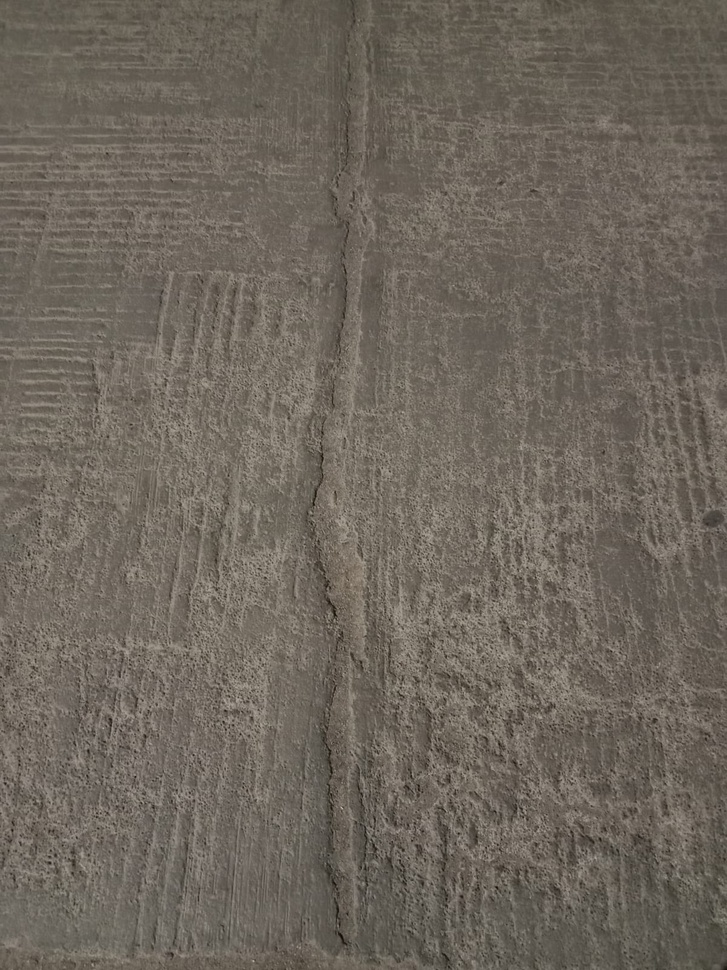
#> input picture sample_road_crack_images_for_static_detection/road 2.jpeg, 727 x 970 px, shrunk from 1200 x 1600 before the run; its folder holds only this picture in this run
$ python -i ROAD_CRACK_DETECTION_STATIC_ENHANCED_VERSION.py   (imports and definitions only)   (older library calls are emulated)
#> lines starting #> are read from the running program, lines starting #| are printed output that depends on the picture; after the words box and inside, x2 and y2 are one past the last pixel; in counts of white or black regions, pixels touching at a corner belong together
import cv2
import numpy as np
import os
import matplotlib.pyplot as plt

# Path to the folder containing road images
folder_path = r"C:\Users\HomeLaptop\OneDrive\Desktop\SRIDHAR\THIRD YEAR\SEM6\DIP\PROJECT\road_crack_images"

def detect_cracks(image_path):
    # Read the image
    image = cv2.imread(image_path)
#> image is the input picture: shape (970, 727, 3); mean B, G, R 92.7, 102.3, 109.9

    # Convert to Grayscale
    gray = cv2.cvtColor(image, cv2.COLOR_BGR2GRAY)

    # Compute Histogram (for visualization)
    hist = cv2.calcHist([gray], [0], None, [256], [0, 256])
#> hist = 256 values, max 20725 at index 99, min 0 at index 0, mean 2754.6

    # Apply Non-Local Means Denoising (Preserves small cracks)
    denoised = cv2.fastNlMeansDenoising(gray, None, 10, 7, 21)

    # Apply CLAHE (Contrast Limited Adaptive Histogram Equalization)
    clahe = cv2.createCLAHE(clipLimit=2.0, tileGridSize=(8, 8))
    clahe_enhanced = clahe.apply(denoised)

    # Apply Gaussian Blur to reduce small noise
    blurred = cv2.GaussianBlur(clahe_enhanced, (5, 5), 0)

    # Apply Canny Edge Detection
    edges = cv2.Canny(blurred, 50, 150)
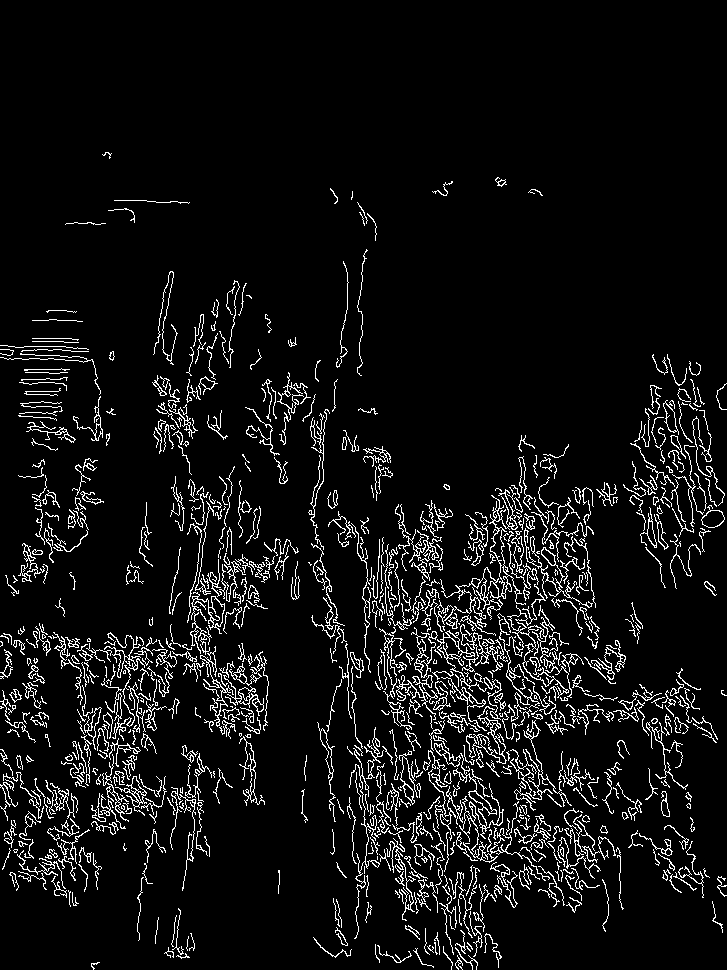
#> edges: shape (970, 727); 6.9% white in thin lines or dots, all inside (x1, y1, x2, y2) = (0, 152, 727, 970)

    # Apply Gabor Filtering for crack texture enhancement
    kernel_size = 31
    theta = np.pi / 4
    sigma = 5
    lamda = 10
    gamma = 0.5
    gabor_kernel = cv2.getGaborKernel((kernel_size, kernel_size), sigma, theta, lamda, gamma, 0, ktype=cv2.CV_32F)
    gabor_filtered = cv2.filter2D(clahe_enhanced, cv2.CV_8UC3, gabor_kernel)
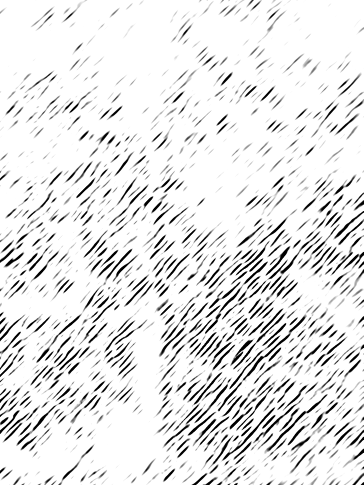
#> gabor_filtered: shape (970, 727) (shown at 1/2 size); min 0, max 255, mean 230.7

    # Apply Morphological Closing (Dilation -> Erosion) to enhance cracks
    kernel = np.ones((3, 3), np.uint8)
    closed = cv2.morphologyEx(edges, cv2.MORPH_CLOSE, kernel)
#> closed: shape (970, 727); 11.4% white; 125 white regions (8 under 20 px), largest, box (x1, y1, x2, y2) and area: (308, 409, 718, 970) 40158, (26, 466, 275, 835) 14876, (623, 354, 725, 589) 3531

    # Apply Otsu’s Thresholding
    _, otsu_threshold = cv2.threshold(clahe_enhanced, 0, 255, cv2.THRESH_BINARY + cv2.THRESH_OTSU)
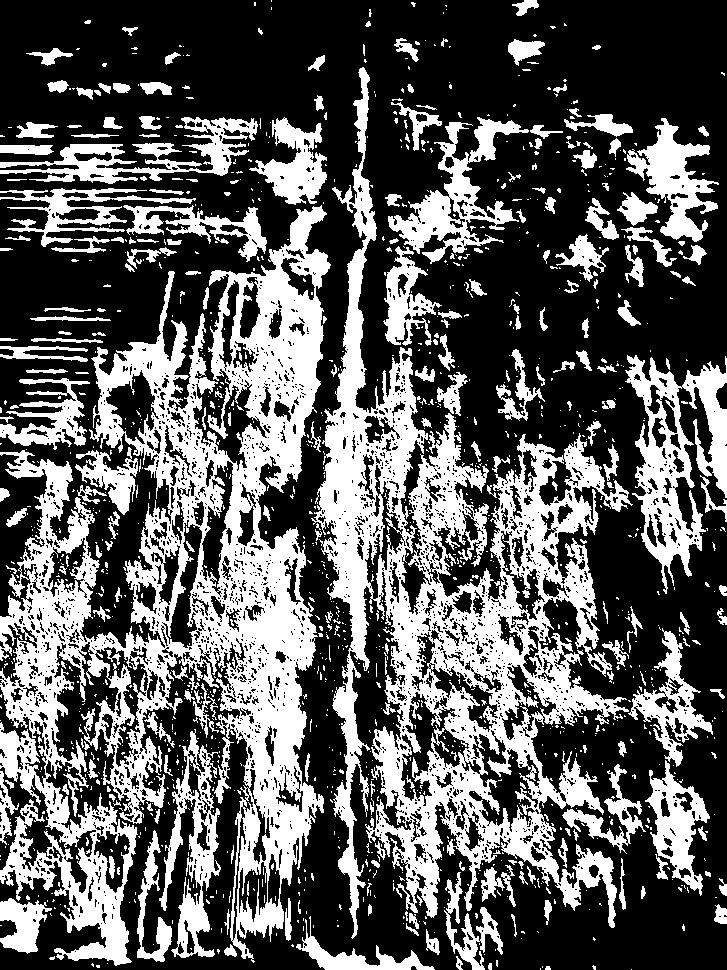
#> otsu_threshold: shape (970, 727); 35.8% white; 1421 white regions (1169 under 20 px), largest, box (x1, y1, x2, y2) and area: (0, 205, 331, 966) 88855, (311, 67, 633, 939) 73009, (625, 355, 727, 594) 9743

    # Apply Adaptive Thresholding (Better for uneven lighting)
    adaptive_thresh = cv2.adaptiveThreshold(clahe_enhanced, 255, cv2.ADAPTIVE_THRESH_GAUSSIAN_C, cv2.THRESH_BINARY, 11, 2)
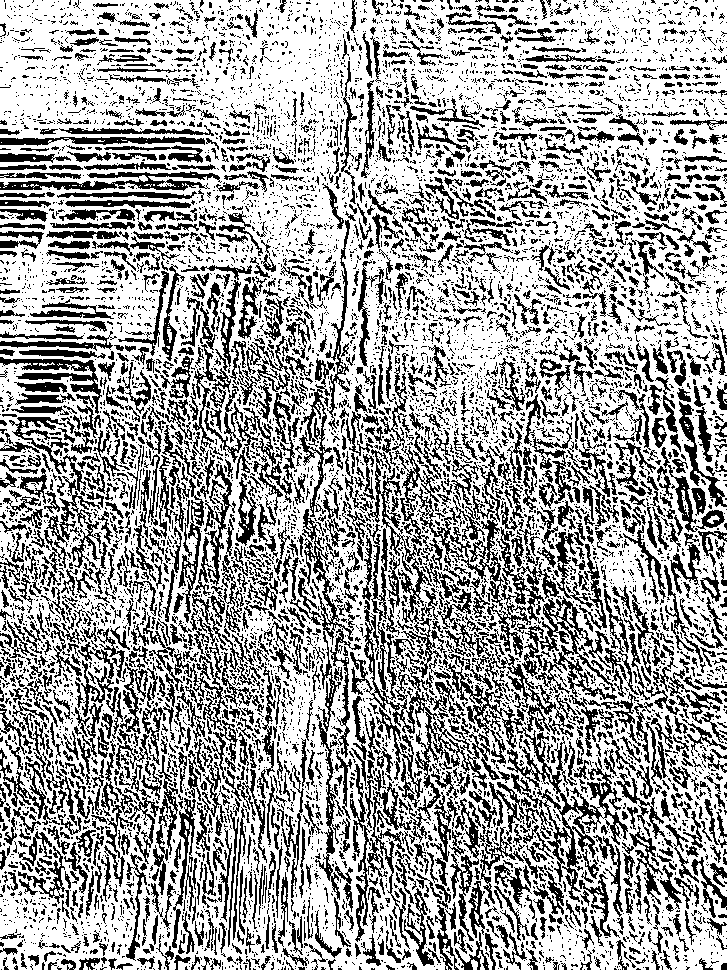
#> adaptive_thresh: shape (970, 727); 64.9% white; black in thin lines or dots

    # Apply Top-Hat & Bottom-Hat Transform (Highlight cracks)
    structuring_element = cv2.getStructuringElement(cv2.MORPH_RECT, (9, 9))
    top_hat = cv2.morphologyEx(clahe_enhanced, cv2.MORPH_TOPHAT, structuring_element)  # Highlights cracks
    bottom_hat = cv2.morphologyEx(clahe_enhanced, cv2.MORPH_BLACKHAT, structuring_element)  # Removes large shadows
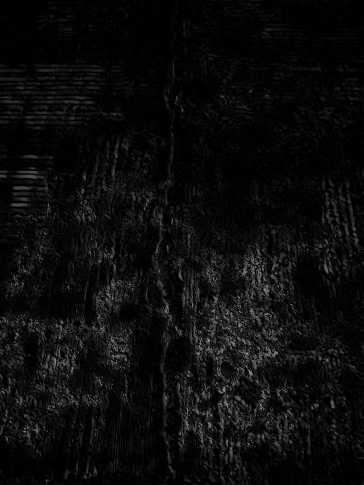
#> bottom_hat: shape (970, 727) (shown at 1/2 size); min 0, max 169, mean 11.6

    # Convert to Lab Color Space and extract L-channel
    lab = cv2.cvtColor(image, cv2.COLOR_BGR2LAB)
#> lab: shape (970, 727, 3); mean of channels 0, 1, 2 111.4, 129.2, 134.5
    l_channel, _, _ = cv2.split(lab)

    # Extract crack edges from the original image
    crack_overlay = cv2.bitwise_and(image, image, mask=closed)
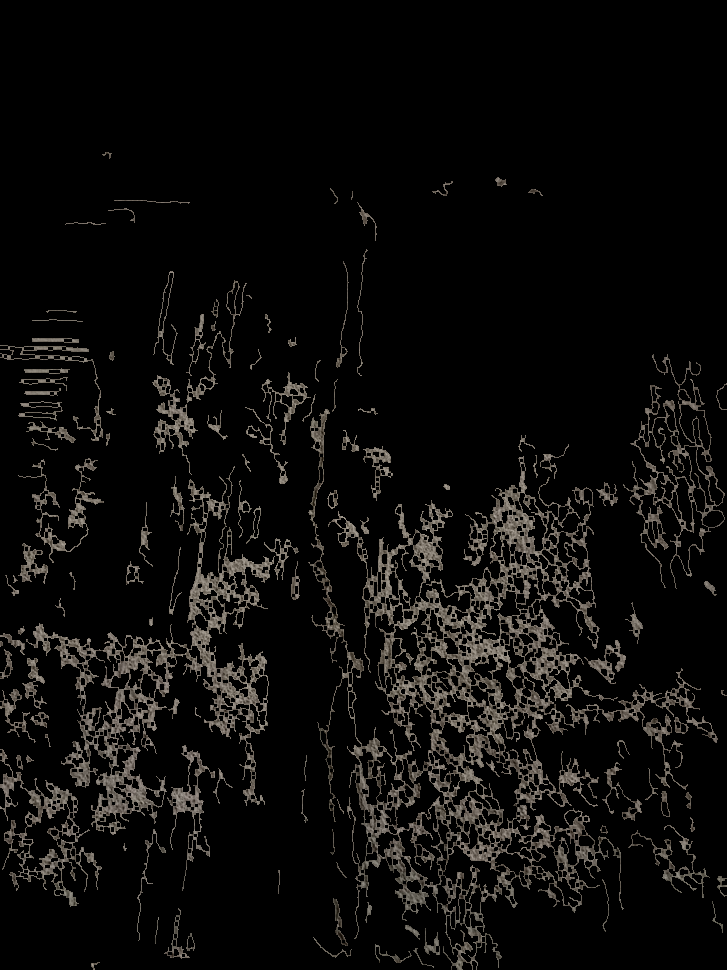
#> crack_overlay: shape (970, 727, 3); mean B, G, R 10.9, 12, 12.9

    return (image, gray, hist, denoised, clahe_enhanced, blurred, edges, gabor_filtered, closed, otsu_threshold,
            adaptive_thresh, top_hat, bottom_hat, l_channel, crack_overlay)

# Process each image in the folder
# [1 line that did not run here, left out]

# [70 lines not run here, left out]

>>> result = detect_cracks('sample_road_crack_images_for_static_detection/road 2.jpeg')
#> result = 15 items

$ run again, on sample_road_crack_images_for_static_detection/road 3.jpeg
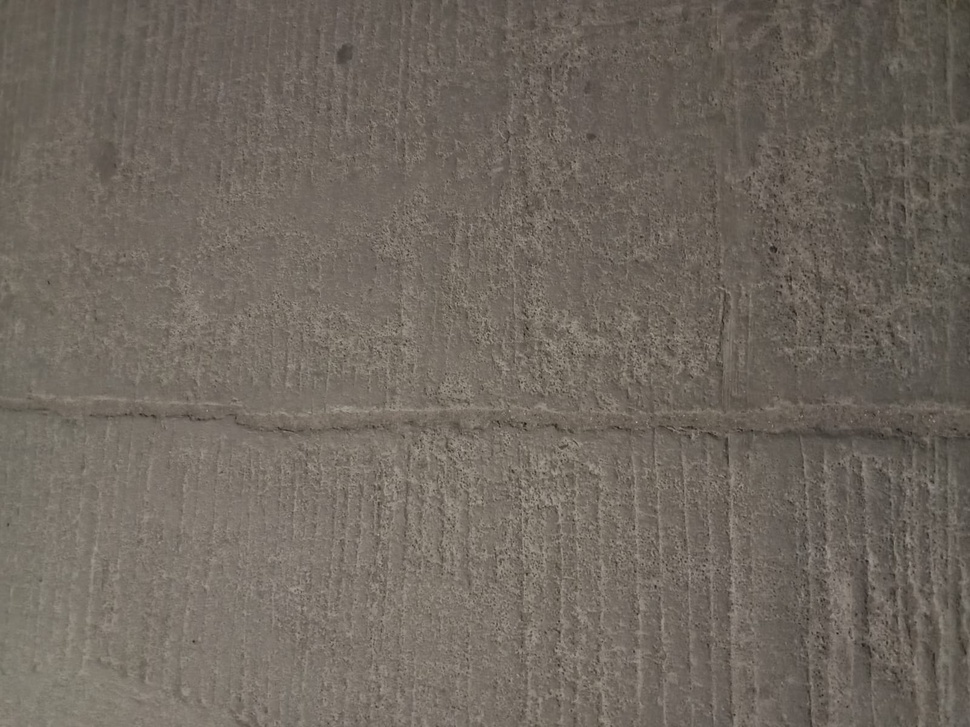
#> input picture sample_road_crack_images_for_static_detection/road 3.jpeg, 970 x 727 px, shrunk from 1600 x 1200 before the run
#> in detect_cracks, image is the input picture: shape (727, 970, 3); mean B, G, R 95, 103.7, 111.7
#> hist = 256 values, max 17787 at index 105, min 0 at index 0, mean 2754.6
#> in detect_cracks, `edges = cv2.Canny(blurred, 50, 150)`:
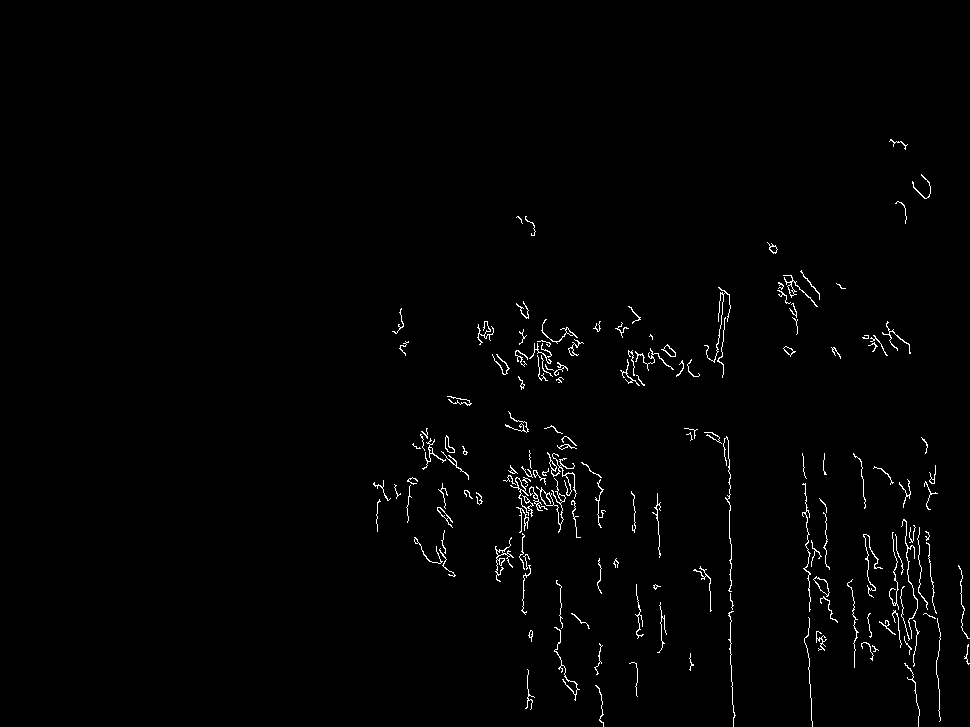
#> edges: shape (727, 970); 1.2% white in thin lines or dots, all inside (x1, y1, x2, y2) = (373, 139, 970, 727)
#> closed: shape (727, 970); 1.7% white; 91 white regions (3 under 20 px), largest, box (x1, y1, x2, y2) and area: (503, 450, 581, 615) 1988, (515, 319, 584, 383) 785, (889, 519, 920, 667) 641
#> otsu_threshold: shape (727, 970); 50% white; 1200 black regions (977 under 20 px), largest, box (x1, y1, x2, y2) and area: (0, 0, 970, 727) 306864, (84, 403, 397, 438) 3668, (470, 244, 560, 407) 3043
#> adaptive_thresh: shape (727, 970); 77% white; black in thin lines or dots
#> lab: shape (727, 970, 3); mean of channels 0, 1, 2 113.1, 129.5, 134
#> in detect_cracks, `crack_overlay = cv2.bitwise_and(image, image, mask=closed)`:
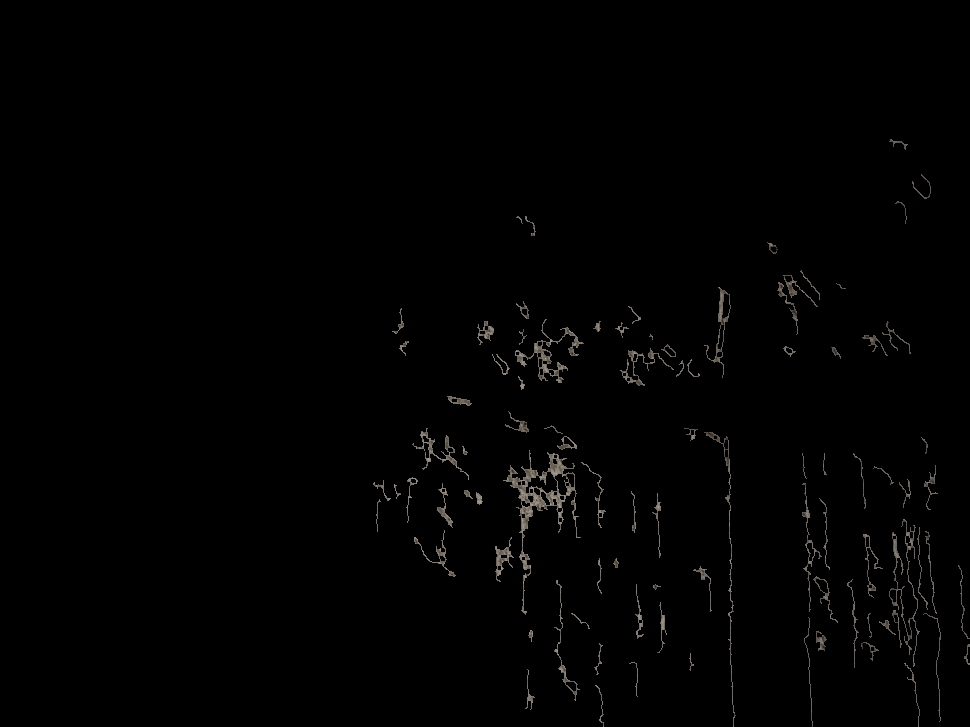
#> crack_overlay: shape (727, 970, 3); mean B, G, R 1.6, 1.7, 1.9
#> result = 15 items

$ run again, on sample_road_crack_images_for_static_detection/road 4.jpeg
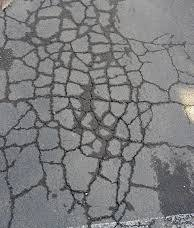
#> input picture sample_road_crack_images_for_static_detection/road 4.jpeg, 194 x 228 px
#> in detect_cracks, image is the input picture: shape (228, 194, 3); mean B, G, R 126.9, 125.9, 125.6
#> hist = 256 values, max 1004 at index 147, min 0 at index 2, mean 172.8
#> in detect_cracks, `edges = cv2.Canny(blurred, 50, 150)`:
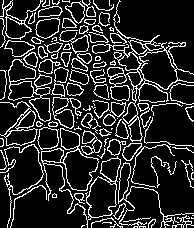
#> edges: shape (228, 194); 16.3% white in thin lines or dots
#> closed: shape (228, 194); 28% white; 2 white regions, box (x1, y1, x2, y2) and area: (0, 0, 194, 228) 12301, (181, 160, 194, 188) 88
#> otsu_threshold: shape (228, 194); 71.3% white; 101 black regions (98 under 20 px), largest, box (x1, y1, x2, y2) and area: (0, 0, 194, 228) 12282, (45, 217, 69, 228) 163, (52, 194, 57, 199) 21
#> adaptive_thresh: shape (228, 194); 69.8% white; black in thin lines or dots
#> lab: shape (228, 194, 3); mean of channels 0, 1, 2 134.1, 128.1, 127.4
#> in detect_cracks, `crack_overlay = cv2.bitwise_and(image, image, mask=closed)`:
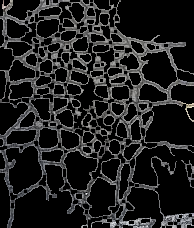
#> crack_overlay: shape (228, 194, 3); mean B, G, R 31.9, 31.7, 31.7
#> result = 15 items
